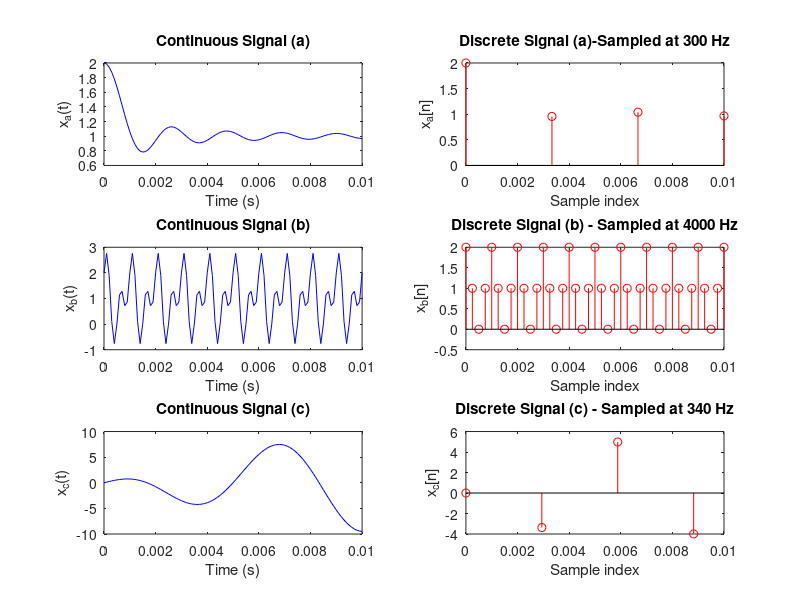

Source code (MATLAB):
% Define time variables and sampling frequencies
t = 0:0.0001:0.01;  % Continuous-time vector for plotting

% Signal (a) - Sampling at 300 Hz (since max frequency = 300 Hz)
fs_a=300;  % Sampling frequency
n_a=0:1/fs_a:0.01;  % Discrete-time samples (sampling interval = 1/300 = 0.00333)
x_a_cont=1+sinc(300*pi*t);  % Continuous-time signal
x_a_disc=1+sinc(300*pi*n_a);  % Discrete-time signal 

% Signal (b) - Sampling at 4000 Hz (since max frequency = 2000 Hz)
fs_b=4000;  % Sampling frequency
n_b=0:1/fs_b:0.01;  % Discrete-time samples
x_b_cont=1 +cos(2000* pi*t)+sin(4000*pi* t);  % Continuous-time signal
x_b_disc=1+cos(2000 *pi*n_b)+sin(4000*pi*n_b);  % Discrete-time signal

% Signal (c) - Sampling at 340 Hz (since max frequency = 170 Hz)
fs_c=340;  % Sampling frequency
n_c=0:1/fs_c:0.01;  % Discrete-time samples
x_c_cont=10*sin(40*pi*t).*cos(300 * pi * t);  % Continuous-time signal
x_c_disc=10*sin(40*pi*n_c).*cos(300 * pi * n_c);  % Discrete-time signal

% Plotting
figure;

% Plot Signal (a)
subplot(3,2,1);
plot(t,x_a_cont, 'b');
title('Continuous Signal (a)');
xlabel('Time (s)');
ylabel('x_a(t)');

subplot(3,2,2);
stem(n_a,x_a_disc,'r');
title('Discrete Signal (a)-Sampled at 300 Hz');
xlabel('Sample index');
ylabel('x_a[n]');

% Plot Signal (b)
subplot(3,2,3);
plot(t,x_b_cont, 'b');
title('Continuous Signal (b)');
xlabel('Time (s)');
ylabel('x_b(t)');

subplot(3,2,4);
stem(n_b,x_b_disc,'r');
title('Discrete Signal (b) - Sampled at 4000 Hz');
xlabel('Sample index');
ylabel('x_b[n]');

% Plot Signal (c)
subplot(3,2,5);
plot(t,x_c_cont, 'b');
title('Continuous Signal (c)');
xlabel('Time (s)');
ylabel('x_c(t)');

subplot(3,2,6);
stem(n_c,x_c_disc,'r');
title('Discrete Signal (c) - Sampled at 340 Hz');
xlabel('Sample index');
ylabel('x_c[n]');



